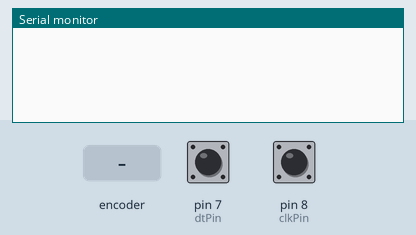
Bench run of a sketch on a simulated Arduino Uno, built with avr-gcc and run on an emulated ATmega328P. Shown: the last lines printed to the serial monitor. The inputs (shaded band) are chosen by the test bench; at power-on: pin 7 (dtPin) HIGH, pin 8 (clkPin) HIGH.

Above: at 1.2 s.
1.3 s: rotary encoder on pin 8 (clkPin) / pin 7 (dtPin) turned 1 step (first pin leading)
At 2.2 s:
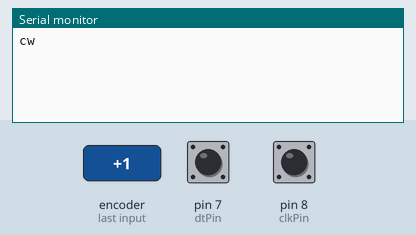
3.0 s: rotary encoder on pin 8 (clkPin) / pin 7 (dtPin) turned 2 steps (second pin leading)
At 3.9 s:
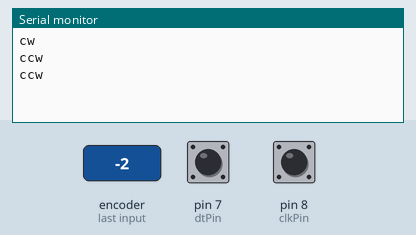

The sketch:

Encoder.ino
```cpp
const int clkPin = 8;
const int dtPin = 7;
const int swPin = 6;


void setup()
{

  pinMode(clkPin, INPUT);
  pinMode(dtPin, INPUT);
  pinMode(swPin, INPUT);
  digitalWrite(swPin, HIGH);
  Serial.begin(9600);
}

void loop()
{
  int  EncoderState = getEncoderTurn();

  if (EncoderState == 1);
  {

  }
  if (EncoderState == 0);
  {

  }


}


int getEncoderTurn(void)
{
  static int oldA = HIGH;
  static int oldB = HIGH;
  int result;

  int newA = digitalRead(dtPin);
  int newB = digitalRead(clkPin);
  if (newA != oldA || newB != oldB)
  {
    if (oldA == HIGH && newA == LOW)
    {
      result = oldB;//cw=1,ccw=0
    }

  }


  if (newA == oldA && newB == oldB)
  {
    result = 5;


  }
  if(result ==0)
  {
    Serial.println("cw");
  }
  if(result ==1)
  {
    Serial.println("ccw");
  }


  oldA = newA;
  oldB = newB;
  return result;
}
```

Measured:
- after the input at 1.3 s, the serial monitor: prints a new line at once (image 1)
- after the input at 3.0 s, the serial monitor: prints a new line at once (image 2)
